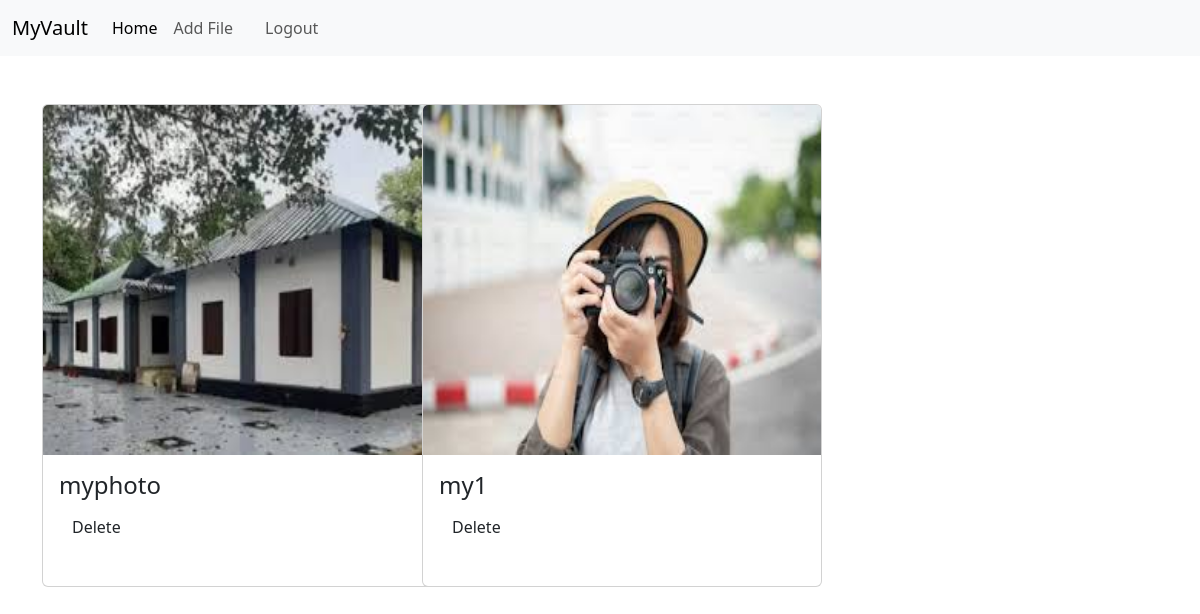
The page /vault (signed in) on the database as committed earlier.
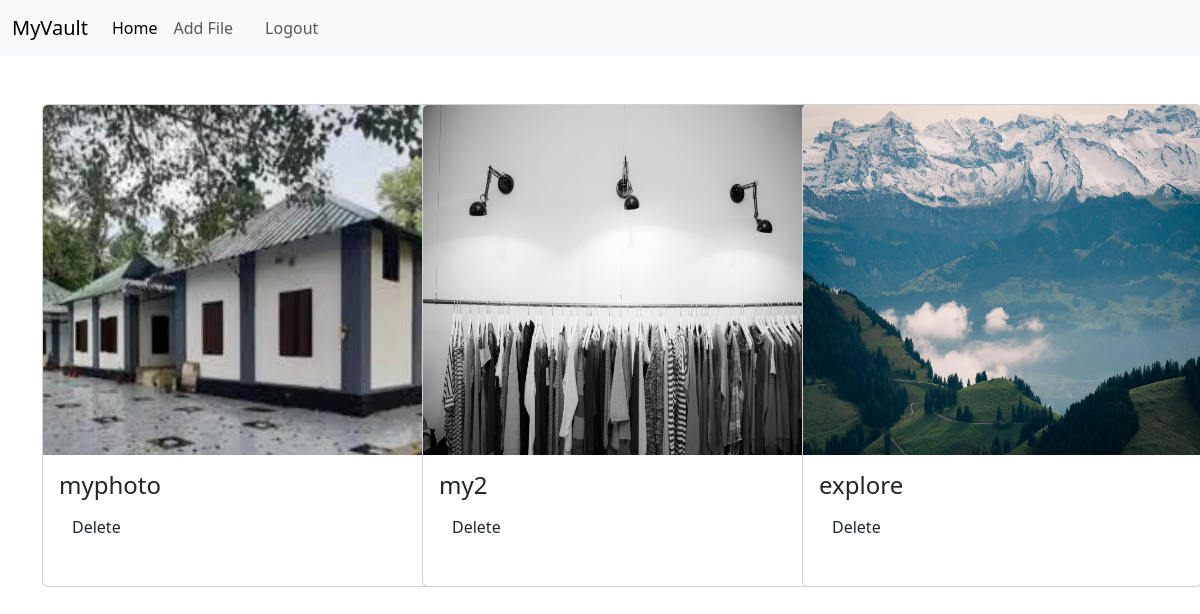
The same page on the database as committed later.
### appvault/models.py (models this page shows)
class File(models.Model):
    user=models.ForeignKey(User,on_delete=models.CASCADE)
    name=models.TextField()
    files=models.FileField()

### appvault/views.py (the view)
# urls.py: path('vault',views.vault),
def vault(req):
    data=File.objects.filter(user=req.user)
    return render(req,'user/vaultuser.html',{'data':data})

### templates/user/vaultuser.html (shortened to what this page needs)
<!DOCTYPE html>
<html lang="en">
<head>
  <link href="https://cdn.jsdelivr.net/npm/bootstrap@5.3.3/dist/css/bootstrap.min.css" rel="stylesheet"
>
</head>
<body>
  <nav class="navbar navbar-expand-lg bg-body-tertiary">
    <div class="container-fluid">
      <a class="navbar-brand" href="#">MyVault</a>
      <div class="collapse navbar-collapse" id="navbarNavDropdown">
        <ul class="navbar-nav">
          <li class="nav-item">
            <a class="nav-link active" aria-current="page" href="#">Home</a>
          </li>
          <li class="nav-item">
            <a class="nav-link" href="addfile/{{user.pk}}">Add File</a>
          </li>
          <li class="nav-item">
            <a class="nav-link" href="#"></a>
          </li>
          <li class="nav-item">
            <a class="nav-link" href="logout">Logout</a>
          </li>
        </ul>
      </div>
    </div>
  </nav>
  <div class="container mt-5">
    <div class="row">
    {% for i in data %}
      <div class="col-lg-4">
        <div class="card" style="width:400px">
          <img class="card-img-top" src="{{i.files.url}}" alt="Card image" style="width:100%" height="350px">
          <div class="card-body">
            <h4 class="card-title">{{i.name}}</h4>
            <a href="../del/{{i.pk}}" class="btn bg-grey">Delete </a><br><br>
          </div>
        </div>
      </div>
    {% endfor %}
    </div>
  </div>
</body>
</html>

Rows that differ between the two databases and show on the page:
removed File: files (picture), name "my1"
added File: files (picture), name "my2"
added File: files (picture), name "explore"
